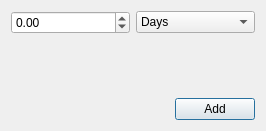
<?xml version="1.0" encoding="UTF-8"?>
<ui version="4.0">
 <class>Dialog</class>
 <widget class="QDialog" name="Dialog">
  <property name="geometry">
   <rect>
    <x>0</x>
    <y>0</y>
    <width>266</width>
    <height>131</height>
   </rect>
  </property>
  <property name="windowTitle">
   <string>Add Time</string>
  </property>
  <layout class="QGridLayout" name="gridLayout_2">
   <item row="0" column="0" colspan="2">
    <layout class="QGridLayout" name="gridLayout">
     <item row="0" column="1">
      <widget class="QDoubleSpinBox" name="doubleSpinBox">
       <property name="minimum">
        <double>-99999999.000000000000000</double>
       </property>
       <property name="maximum">
        <double>99999999.000000000000000</double>
       </property>
      </widget>
     </item>
     <item row="0" column="2">
      <widget class="QComboBox" name="comboBox">
       <item>
        <property name="text">
         <string>Days</string>
        </property>
       </item>
       <item>
        <property name="text">
         <string>Hours</string>
        </property>
       </item>
       <item>
        <property name="text">
         <string>Minutes</string>
        </property>
       </item>
       <item>
        <property name="text">
         <string>Seconds</string>
        </property>
       </item>
      </widget>
     </item>
    </layout>
   </item>
   <item row="1" column="0">
    <spacer name="verticalSpacer">
     <property name="orientation">
      <enum>Qt::Vertical</enum>
     </property>
     <property name="sizeHint" stdset="0">
      <size>
       <width>20</width>
       <height>40</height>
      </size>
     </property>
    </spacer>
   </item>
   <item row="2" column="0">
    <spacer name="horizontalSpacer">
     <property name="orientation">
      <enum>Qt::Horizontal</enum>
     </property>
     <property name="sizeHint" stdset="0">
      <size>
       <width>144</width>
       <height>20</height>
      </size>
     </property>
    </spacer>
   </item>
   <item row="2" column="1">
    <widget class="QPushButton" name="pushButton">
     <property name="text">
      <string>Add</string>
     </property>
    </widget>
   </item>
  </layout>
 </widget>
 <resources/>
 <connections/>
</ui>
